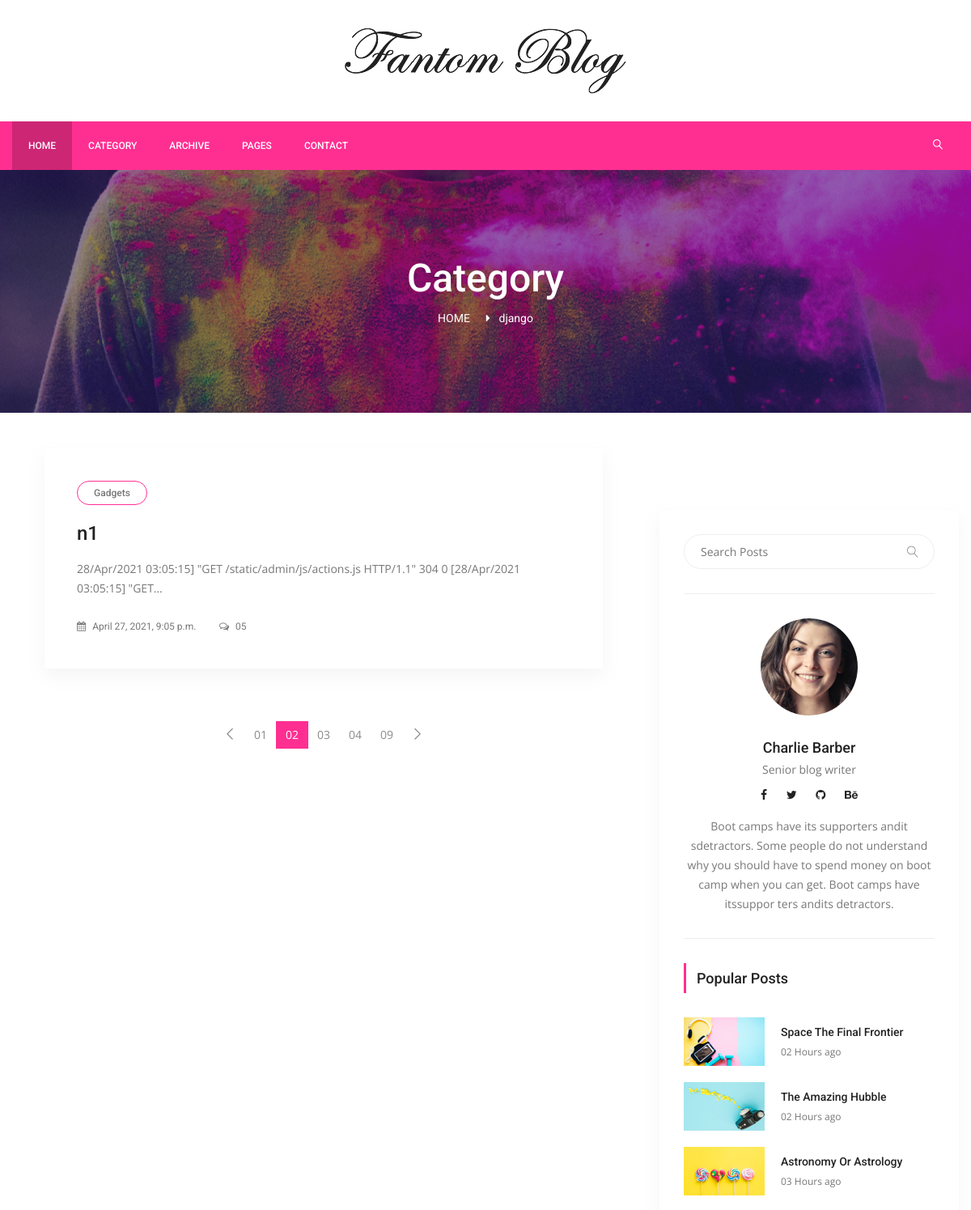
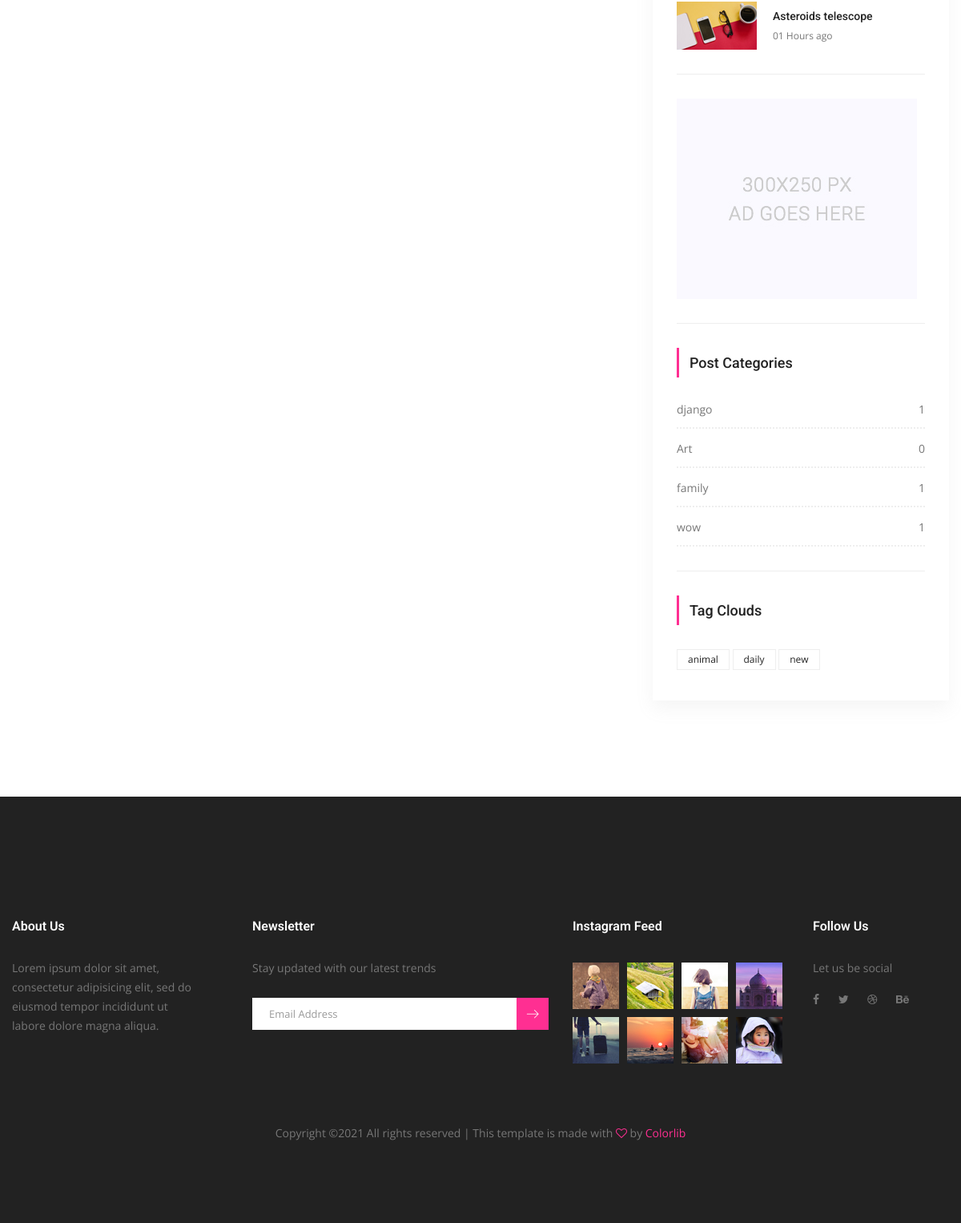
Screenshot of /category/1/django with the database file from the repository (2 pictures, top to bottom).
### posts/models.py (models this page shows, shortened)
class Category(models.Model):
    title = models.CharField(max_length=150)
    slug = models.SlugField(default = "slug")
    def post_count(self):
        return self.posts.all().count()

class Post(models.Model):
    title = models.CharField(max_length=150)
    content = models.TextField()
    publishing_date = models.DateTimeField(auto_now_add=True)
    image = models.ImageField(blank=True,null=True,upload_to='uploads/')
    user = models.ForeignKey(settings.AUTH_USER_MODEL,on_delete=models.CASCADE)
    slug= models.SlugField(default = "slug")
    category = models.ForeignKey(Category, on_delete=models.CASCADE,default=1,related_name='posts')
    tag =models.ManyToManyField(Tag,related_name= "posts",blank =True)
    slider_post = models.BooleanField(default=False)

class Tag(models.Model):
    title = models.CharField( max_length=50)
    slug = models.SlugField(editable =False)

### posts/views.py (the view)
# urls.py: path('category/<int:pk>/<slug:slug>',CategoryDetail.as_view(),name="category_detail"),
class CategoryDetail(ListView):
    model =Post
    template_name = "categories/category_detail.html"
    context_object_name = 'posts'
    def get_queryset(self):
        self.category = get_object_or_404(Category,pk=self.kwargs['pk'])
        return Post.objects.filter(category=self.category).order_by('-id')
    def get_context_data(self, **kwargs):
        context = super(CategoryDetail,self).get_context_data(**kwargs)
        self.category = get_object_or_404(Category,pk=self.kwargs['pk'])
        context['category']=self.category
        return context

### posts/templatetags/custom_tags.py (called while the page is built)
@register.simple_tag(name="categories")
def all_catagories():
    return Category.objects.all()

@register.simple_tag(name="tags")
def all_tags():
    return Tag.objects.all()

### templates/categories/category_detail.html (shortened to what this page needs)
{% extends 'base.html' %}
{% load static %}
{% block content %}
<section class="banner_area">
    <div class="banner_inner d-flex align-items-center">
        <div class="overlay bg-parallax" data-stellar-ratio="0.9" data-stellar-vertical-offset="0" data-background="">
        </div>
        <div class="container">
            <div class="banner_content text-center">
                <h2>Category</h2>
                <div class="page_link">
                    <a href={% url 'index' %}>HOME</a>
                    <a href="#">{{category.title}}</a>
                </div>
            </div>
        </div>
    </div>
</section>
<section class="blog_area p_120">
    <div class="container">
        <div class="row">
            <div class="col-lg-8">
                <div class="blog_left_sidebar">
                {% for post in posts %}
                    <article class="blog_style1">
                        <div class="blog_img">
                        </div>
                        <div class="blog_text">
                            <div class="blog_text_inner">
                                <a class="cat" href="#">Gadgets</a>
                                <a href="{% url 'detail' pk=post.id  slug=post.slug  %}">
                                    <h4>{{post.title}}</h4>
                                </a>
                                <p>{{post.content | truncatechars:100}}</p>
                                <div class="date">
                                    <a href="#"><i class="fa fa-calendar" aria-hidden="true"></i> {{post.publishing_date}}</a>
                                    <a href="#"><i class="fa fa-comments-o" aria-hidden="true"></i> 05</a>
                                </div>
                            </div>
                        </div>
                    </article>
                {% endfor %}
                    <nav class="blog-pagination justify-content-center d-flex">
                        <ul class="pagination">
                            <li class="page-item">
                                <a href="#" class="page-link" aria-label="Previous">
                                    <span aria-hidden="true">
                                        <span class="lnr lnr-chevron-left"></span>
                                    </span>
                                </a>
                            </li>
                            <li class="page-item"><a href="#" class="page-link">01</a></li>
                            <li class="page-item active"><a href="#" class="page-link">02</a></li>
                            <li class="page-item"><a href="#" class="page-link">03</a></li>
                            <li class="page-item"><a href="#" class="page-link">04</a></li>
                            <li class="page-item"><a href="#" class="page-link">09</a></li>
                            <li class="page-item">
                                <a href="#" class="page-link" aria-label="Next">
                                    <span aria-hidden="true">
                                        <span class="lnr lnr-chevron-right"></span>
                                    </span>
                                </a>
                            </li>
                        </ul>
                    </nav>
                </div>
            </div>
            {% include "right_side.html" %}
        </div>
    </div>
</section>
{% endblock %}

### templates/right_side.html
{% load static %}
{% load custom_tags %}
<div class="col-lg-4">
    <div class="blog_right_sidebar">
        <aside class="single_sidebar_widget search_widget">
            <div class="input-group">
                <input type="text" class="form-control" placeholder="Search Posts">
                <span class="input-group-btn">
                    <button class="btn btn-default" type="button"><i class="lnr lnr-magnifier"></i></button>
                </span>
            </div>
            <div class="br"></div>
        </aside>
        <aside class="single_sidebar_widget author_widget">
            <img class="author_img rounded-circle" src="{% static "img/blog/author.png" %}" alt="">
            <h4>Charlie Barber</h4>
            <p>Senior blog writer</p>
            <div class="social_icon">
                <a href="#"><i class="fa fa-facebook"></i></a>
                <a href="#"><i class="fa fa-twitter"></i></a>
                <a href="#"><i class="fa fa-github"></i></a>
                <a href="#"><i class="fa fa-behance"></i></a>
            </div>
            <p>Boot camps have its supporters andit sdetractors. Some people do not understand why you
                should have to spend money on boot camp when you can get. Boot camps have itssuppor ters
                andits detractors.</p>
            <div class="br"></div>
        </aside>
        <aside class="single_sidebar_widget popular_post_widget">
            <h3 class="widget_title">Popular Posts</h3>
            <div class="media post_item">
                <img src="{% static "img/blog/popular-post/post1.jpg" %}" alt="post">
                <div class="media-body">
                    <a href="blog-details.html">
                        <h3>Space The Final Frontier</h3>
                    </a>
                    <p>02 Hours ago</p>
                </div>
            </div>
            <div class="media post_item">
                <img src="{% static "img/blog/popular-post/post2.jpg" %}" alt="post">
                <div class="media-body">
                    <a href="blog-details.html">
                        <h3>The Amazing Hubble</h3>
                    </a>
                    <p>02 Hours ago</p>
                </div>
            </div>
            <div class="media post_item">
                <img src="{% static "img/blog/popular-post/post3.jpg" %}" alt="post">
                <div class="media-body">
                    <a href="blog-details.html">
                        <h3>Astronomy Or Astrology</h3>
                    </a>
                    <p>03 Hours ago</p>
                </div>
            </div>
            <div class="media post_item">
                <img src="{% static "img/blog/popular-post/post4.jpg" %}" alt="post">
                <div class="media-body">
                    <a href="blog-details.html">
                        <h3>Asteroids telescope</h3>
                    </a>
                    <p>01 Hours ago</p>
                </div>
            </div>
            <div class="br"></div>
        </aside>
        <aside class="single_sidebar_widget">
            <a href="#"><img class="img-fluid" src="{% static "img/blog/add.jpg" %}" alt=""></a>
            <div class="br"></div>
        </aside>
        <aside class="single_sidebar_widget post_category_widget">
            <h4 class="widget_title">Post Categories</h4>
            <ul class="list cat-list">
                {% categories as categories %}
                {% for category in categories %}
                <li>
                    <a href="{% url 'category_detail' pk=category.pk slug=category.slug %}" class="d-flex justify-content-between">
                        <p>{{ category.title }}</p>
                        <p>{{ category.post_count }}</p>
                    </a>
                </li>
                {% endfor %}
            </ul>
            <div class="br"></div>
        </aside>
        <aside class="single-sidebar-widget tag_cloud_widget">
            <h4 class="widget_title">Tag Clouds</h4>
            <ul class="list">
            {% tags as tags %}
            {% for tag in tags %}
                <li><a href="{% url 'tag_detail' pk=tag.pk slug=tag.slug %}">{{tag.title}}</a></li>
            {% endfor %}
            </ul>
        </aside>
    </div>
</div>

### rows the page displays
Category: title "django", post_count "1"
Post: title "n1", content "28/Apr/2021 03:05:15] \"GET /static/admin/js/actions.js HTTP/1.1\" 304 0 [28/Apr/2021 03:05:15] \"GET…", publishing_date "April 27, 2021, 9:05 p.m."
Category: title "Art", post_count "0"
Category: title "family", post_count "1"
Category: title "wow", post_count "1"
Tag: title "animal"
Tag: title "daily"
Tag: title "new"
